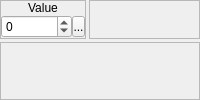
     <widget class="QWidget" name="wValue">
      <layout class="QVBoxLayout" name="verticalLayout_11">
       <property name="spacing">
        <number>3</number>
       </property>
       <property name="margin">
        <number>0</number>
       </property>
       <item>
        <widget class="QWidget" name="widget_9" native="true">
         <property name="sizePolicy">
          <sizepolicy hsizetype="Preferred" vsizetype="Fixed">
           <horstretch>0</horstretch>
           <verstretch>0</verstretch>
          </sizepolicy>
         </property>
         <layout class="QHBoxLayout" name="horizontalLayout_7">
          <property name="spacing">
           <number>3</number>
          </property>
          <property name="margin">
           <number>0</number>
          </property>
          <item>
           <widget class="QFrame" name="frame_6">
            <property name="sizePolicy">
             <sizepolicy hsizetype="Fixed" vsizetype="Preferred">
              <horstretch>0</horstretch>
              <verstretch>0</verstretch>
             </sizepolicy>
            </property>
            <property name="frameShape">
             <enum>QFrame::StyledPanel</enum>
            </property>
            <property name="frameShadow">
             <enum>QFrame::Raised</enum>
            </property>
            <layout class="QVBoxLayout" name="verticalLayout_10">
             <property name="spacing">
              <number>0</number>
             </property>
             <property name="margin">
              <number>0</number>
             </property>
             <item>
              <widget class="QLabel" name="label_4">
               <property name="sizePolicy">
                <sizepolicy hsizetype="Preferred" vsizetype="Fixed">
                 <horstretch>0</horstretch>
                 <verstretch>0</verstretch>
                </sizepolicy>
               </property>
               <property name="text">
                <string>Value</string>
               </property>
               <property name="alignment">
                <set>Qt::AlignCenter</set>
               </property>
              </widget>
             </item>
             <item>
              <widget class="QWidget" name="widget_8" native="true">
               <layout class="QHBoxLayout" name="horizontalLayout_8">
                <property name="spacing">
                 <number>0</number>
                </property>
                <property name="margin">
                 <number>0</number>
                </property>
                <item>
                 <widget class="QSpinBox" name="value_sbValue">
                  <property name="sizePolicy">
                   <sizepolicy hsizetype="Preferred" vsizetype="Fixed">
                    <horstretch>0</horstretch>
                    <verstretch>0</verstretch>
                   </sizepolicy>
                  </property>
                  <property name="accelerated">
                   <bool>true</bool>
                  </property>
                  <property name="minimum">
                   <number>-2147483647</number>
                  </property>
                  <property name="maximum">
                   <number>2147483647</number>
                  </property>
                 </widget>
                </item>
                <item>
                 <widget class="SpinBoxSideButton" name="value_bValueSideButton">
                  <property name="minimumSize">
                   <size>
                    <width>13</width>
                    <height>21</height>
                   </size>
                  </property>
                  <property name="maximumSize">
                   <size>
                    <width>13</width>
                    <height>21</height>
                   </size>
                  </property>
                  <property name="text">
                   <string>...</string>
                  </property>
                  <property name="icon">
                   <iconset resource="gui_icons.qrc">
                    <normaloff>:/icons/spinBoxSideButton.png</normaloff>:/icons/spinBoxSideButton.png</iconset>
                  </property>
                  <property name="iconSize">
                   <size>
                    <width>8</width>
                    <height>16</height>
                   </size>
                  </property>
                 </widget>
                </item>
               </layout>
              </widget>
             </item>
            </layout>
           </widget>
          </item>
          <item>
           <widget class="QFrame" name="frame_8">
            <property name="frameShape">
             <enum>QFrame::StyledPanel</enum>
            </property>
            <property name="frameShadow">
             <enum>QFrame::Raised</enum>
            </property>
           </widget>
          </item>
         </layout>
        </widget>
       </item>
       <item>
        <widget class="QFrame" name="frame_7">
         <property name="frameShape">
          <enum>QFrame::StyledPanel</enum>
         </property>
         <property name="frameShadow">
          <enum>QFrame::Raised</enum>
         </property>
        </widget>
       </item>
      </layout>
     </widget>
